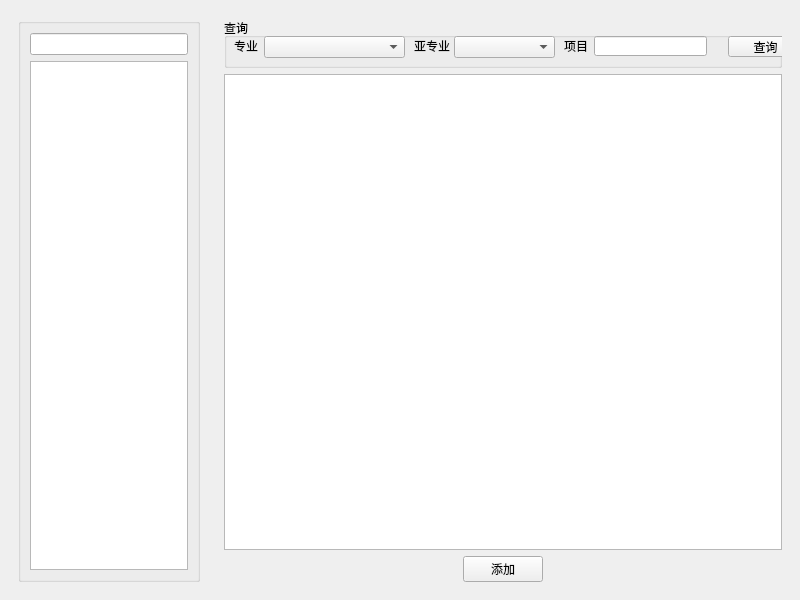
<?xml version="1.0" encoding="UTF-8"?>
<ui version="4.0">
 <class>ManageType</class>
 <widget class="QMainWindow" name="ManageType">
  <property name="geometry">
   <rect>
    <x>0</x>
    <y>0</y>
    <width>800</width>
    <height>600</height>
   </rect>
  </property>
  <property name="windowTitle">
   <string>项目管理</string>
  </property>
  <property name="windowIcon">
   <iconset resource="../Icon.qrc">
    <normaloff>:/images/clipboard.png</normaloff>:/images/clipboard.png</iconset>
  </property>
  <widget class="QWidget" name="centralwidget">
   <layout class="QHBoxLayout" name="horizontalLayout_2">
    <item>
     <widget class="QWidget" name="widget" native="true">
      <property name="minimumSize">
       <size>
        <width>0</width>
        <height>0</height>
       </size>
      </property>
      <property name="maximumSize">
       <size>
        <width>200</width>
        <height>16777215</height>
       </size>
      </property>
      <layout class="QHBoxLayout" name="horizontalLayout_3">
       <item>
        <widget class="QGroupBox" name="groupBox_3">
         <property name="maximumSize">
          <size>
           <width>200</width>
           <height>16777215</height>
          </size>
         </property>
         <property name="title">
          <string/>
         </property>
         <layout class="QVBoxLayout" name="verticalLayout_2">
          <item>
           <widget class="QLineEdit" name="inputKeyword"/>
          </item>
          <item>
           <widget class="QTreeWidget" name="treeWidget">
            <property name="maximumSize">
             <size>
              <width>16777215</width>
              <height>16777215</height>
             </size>
            </property>
            <attribute name="headerVisible">
             <bool>false</bool>
            </attribute>
            <column>
             <property name="text">
              <string notr="true">1</string>
             </property>
            </column>
           </widget>
          </item>
         </layout>
        </widget>
       </item>
      </layout>
     </widget>
    </item>
    <item>
     <widget class="QWidget" name="widget_2" native="true">
      <layout class="QVBoxLayout" name="verticalLayout">
       <item>
        <widget class="QGroupBox" name="groupBox">
         <property name="minimumSize">
          <size>
           <width>0</width>
           <height>50</height>
          </size>
         </property>
         <property name="title">
          <string>查询</string>
         </property>
         <widget class="QLineEdit" name="txtName">
          <property name="geometry">
           <rect>
            <x>370</x>
            <y>18</y>
            <width>113</width>
            <height>20</height>
           </rect>
          </property>
         </widget>
         <widget class="QPushButton" name="btnSearch">
          <property name="geometry">
           <rect>
            <x>504</x>
            <y>18</y>
            <width>75</width>
            <height>21</height>
           </rect>
          </property>
          <property name="text">
           <string>查询</string>
          </property>
         </widget>
         <widget class="QLabel" name="label_2">
          <property name="geometry">
           <rect>
            <x>340</x>
            <y>20</y>
            <width>31</width>
            <height>16</height>
           </rect>
          </property>
          <property name="text">
           <string>项目</string>
          </property>
         </widget>
         <widget class="QComboBox" name="inputSubject">
          <property name="geometry">
           <rect>
            <x>40</x>
            <y>18</y>
            <width>141</width>
            <height>22</height>
           </rect>
          </property>
         </widget>
         <widget class="QComboBox" name="inputCategory">
          <property name="geometry">
           <rect>
            <x>230</x>
            <y>18</y>
            <width>101</width>
            <height>22</height>
           </rect>
          </property>
         </widget>
         <widget class="QLabel" name="label">
          <property name="geometry">
           <rect>
            <x>10</x>
            <y>20</y>
            <width>31</width>
            <height>16</height>
           </rect>
          </property>
          <property name="text">
           <string>专业</string>
          </property>
         </widget>
         <widget class="QLabel" name="label_4">
          <property name="geometry">
           <rect>
            <x>190</x>
            <y>20</y>
            <width>41</width>
            <height>16</height>
           </rect>
          </property>
          <property name="text">
           <string>亚专业</string>
          </property>
         </widget>
        </widget>
       </item>
       <item>
        <widget class="QTableWidget" name="table"/>
       </item>
       <item>
        <layout class="QHBoxLayout" name="horizontalLayout">
         <item>
          <spacer name="horizontalSpacer">
           <property name="orientation">
            <enum>Qt::Horizontal</enum>
           </property>
           <property name="sizeHint" stdset="0">
            <size>
             <width>40</width>
             <height>20</height>
            </size>
           </property>
          </spacer>
         </item>
         <item>
          <widget class="QPushButton" name="btnAdd">
           <property name="text">
            <string>添加</string>
           </property>
          </widget>
         </item>
         <item>
          <spacer name="horizontalSpacer_2">
           <property name="orientation">
            <enum>Qt::Horizontal</enum>
           </property>
           <property name="sizeHint" stdset="0">
            <size>
             <width>40</width>
             <height>20</height>
            </size>
           </property>
          </spacer>
         </item>
        </layout>
       </item>
      </layout>
     </widget>
    </item>
   </layout>
  </widget>
 </widget>
 <resources>
  <include location="../Icon.qrc"/>
 </resources>
 <connections/>
</ui>
